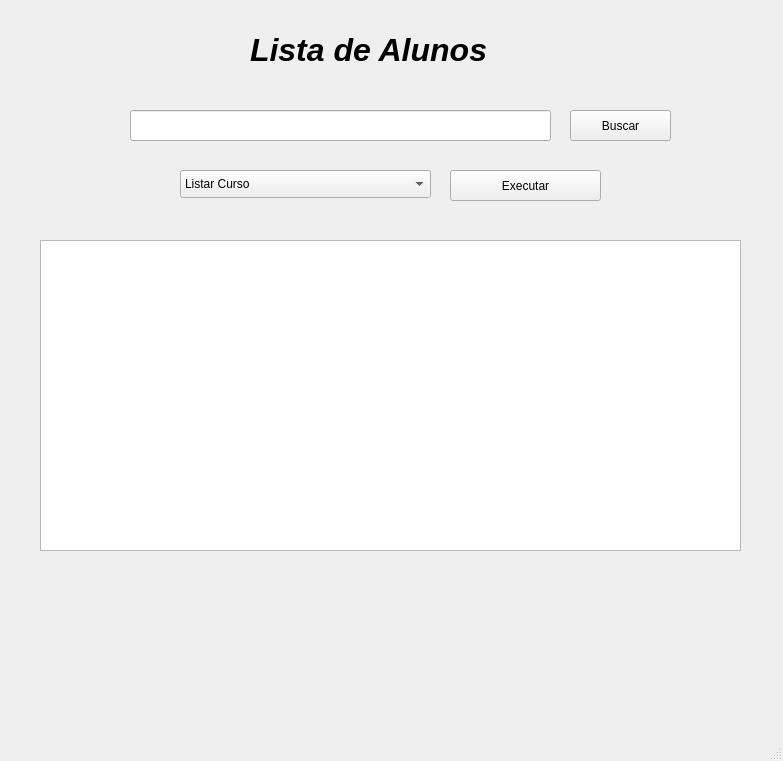
<?xml version="1.0" encoding="UTF-8"?>
<ui version="4.0">
 <class>MainWindow</class>
 <widget class="QMainWindow" name="MainWindow">
  <property name="geometry">
   <rect>
    <x>0</x>
    <y>0</y>
    <width>783</width>
    <height>761</height>
   </rect>
  </property>
  <property name="windowTitle">
   <string>MainWindow</string>
  </property>
  <widget class="QWidget" name="centralwidget">
   <widget class="QLabel" name="label">
    <property name="geometry">
     <rect>
      <x>250</x>
      <y>20</y>
      <width>311</width>
      <height>61</height>
     </rect>
    </property>
    <property name="text">
     <string>&lt;html&gt;&lt;head/&gt;&lt;body&gt;&lt;p&gt;&lt;span style=&quot; font-size:24pt; font-weight:700; font-style:italic;&quot;&gt;Lista de Alunos&lt;/span&gt;&lt;/p&gt;&lt;/body&gt;&lt;/html&gt;</string>
    </property>
   </widget>
   <widget class="QLineEdit" name="lineEditArquivo">
    <property name="geometry">
     <rect>
      <x>130</x>
      <y>110</y>
      <width>421</width>
      <height>31</height>
     </rect>
    </property>
   </widget>
   <widget class="QPushButton" name="pushButtonBuscar">
    <property name="geometry">
     <rect>
      <x>570</x>
      <y>110</y>
      <width>101</width>
      <height>31</height>
     </rect>
    </property>
    <property name="text">
     <string>Buscar</string>
    </property>
   </widget>
   <widget class="QTableWidget" name="tableWidget">
    <property name="geometry">
     <rect>
      <x>40</x>
      <y>240</y>
      <width>701</width>
      <height>311</height>
     </rect>
    </property>
    <attribute name="horizontalHeaderDefaultSectionSize">
     <number>250</number>
    </attribute>
   </widget>
   <widget class="QPushButton" name="pushButton">
    <property name="geometry">
     <rect>
      <x>450</x>
      <y>170</y>
      <width>151</width>
      <height>31</height>
     </rect>
    </property>
    <property name="text">
     <string>Executar</string>
    </property>
   </widget>
   <widget class="QComboBox" name="comboBox">
    <property name="geometry">
     <rect>
      <x>180</x>
      <y>170</y>
      <width>251</width>
      <height>28</height>
     </rect>
    </property>
    <item>
     <property name="text">
      <string>Listar Curso</string>
     </property>
    </item>
    <item>
     <property name="text">
      <string>Listar Turma</string>
     </property>
    </item>
    <item>
     <property name="text">
      <string>Listar Disciplina</string>
     </property>
    </item>
    <item>
     <property name="text">
      <string>Listar Disciplinas do aluno</string>
     </property>
    </item>
   </widget>
  </widget>
  <widget class="QMenuBar" name="menubar">
   <property name="geometry">
    <rect>
     <x>0</x>
     <y>0</y>
     <width>783</width>
     <height>25</height>
    </rect>
   </property>
  </widget>
  <widget class="QStatusBar" name="statusbar"/>
 </widget>
 <resources/>
 <connections/>
</ui>
